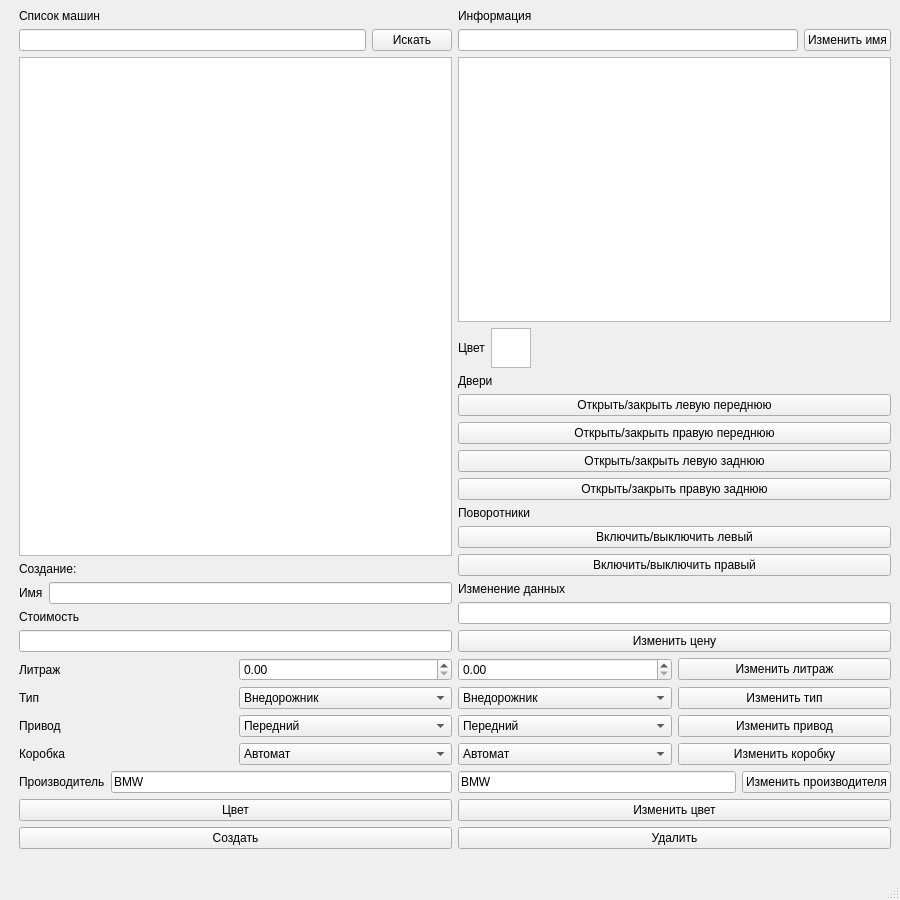
<?xml version="1.0" encoding="UTF-8"?>
<ui version="4.0">
 <class>MainWindow</class>
 <widget class="QMainWindow" name="MainWindow">
  <property name="geometry">
   <rect>
    <x>0</x>
    <y>0</y>
    <width>900</width>
    <height>900</height>
   </rect>
  </property>
  <property name="windowTitle">
   <string>MainWindow</string>
  </property>
  <widget class="QWidget" name="centralwidget">
   <layout class="QVBoxLayout" name="verticalLayout_4">
    <item>
     <layout class="QHBoxLayout" name="horizontalLayout_20">
      <item>
       <spacer name="horizontalSpacer">
        <property name="orientation">
         <enum>Qt::Horizontal</enum>
        </property>
        <property name="sizeType">
         <enum>QSizePolicy::Fixed</enum>
        </property>
        <property name="sizeHint" stdset="0">
         <size>
          <width>10</width>
          <height>20</height>
         </size>
        </property>
       </spacer>
      </item>
      <item>
       <layout class="QVBoxLayout" name="verticalLayout">
        <item>
         <widget class="QLabel" name="label_5">
          <property name="text">
           <string>Список машин</string>
          </property>
         </widget>
        </item>
        <item>
         <layout class="QHBoxLayout" name="horizontalLayout">
          <item>
           <widget class="QLineEdit" name="carsInput"/>
          </item>
          <item>
           <widget class="QPushButton" name="findCar">
            <property name="text">
             <string>Искать</string>
            </property>
           </widget>
          </item>
         </layout>
        </item>
        <item>
         <widget class="QListWidget" name="carsList"/>
        </item>
        <item>
         <widget class="QLabel" name="label_6">
          <property name="text">
           <string>Создание:</string>
          </property>
         </widget>
        </item>
        <item>
         <layout class="QHBoxLayout" name="horizontalLayout_10">
          <item>
           <widget class="QLabel" name="label_9">
            <property name="text">
             <string>Имя</string>
            </property>
           </widget>
          </item>
          <item>
           <widget class="QLineEdit" name="carName"/>
          </item>
         </layout>
        </item>
        <item>
         <widget class="QLabel" name="label_11">
          <property name="text">
           <string>Стоимость</string>
          </property>
         </widget>
        </item>
        <item>
         <widget class="QLineEdit" name="money">
          <property name="text">
           <string/>
          </property>
         </widget>
        </item>
        <item>
         <layout class="QHBoxLayout" name="horizontalLayout_8">
          <item>
           <widget class="QLabel" name="label_7">
            <property name="text">
             <string>Литраж</string>
            </property>
           </widget>
          </item>
          <item>
           <widget class="QDoubleSpinBox" name="vEngine"/>
          </item>
         </layout>
        </item>
        <item>
         <layout class="QHBoxLayout" name="horizontalLayout_9">
          <item>
           <widget class="QLabel" name="label_8">
            <property name="text">
             <string>Тип</string>
            </property>
           </widget>
          </item>
          <item>
           <widget class="QComboBox" name="carType">
            <item>
             <property name="text">
              <string>Внедорожник</string>
             </property>
            </item>
            <item>
             <property name="text">
              <string>Пикап</string>
             </property>
            </item>
            <item>
             <property name="text">
              <string>Хетчбэк</string>
             </property>
            </item>
            <item>
             <property name="text">
              <string>Лимузин</string>
             </property>
            </item>
            <item>
             <property name="text">
              <string>Купэ</string>
             </property>
            </item>
            <item>
             <property name="text">
              <string>Седан</string>
             </property>
            </item>
            <item>
             <property name="text">
              <string>Универсал</string>
             </property>
            </item>
            <item>
             <property name="text">
              <string>Кабриолет</string>
             </property>
            </item>
           </widget>
          </item>
         </layout>
        </item>
        <item>
         <layout class="QHBoxLayout" name="horizontalLayout_11">
          <item>
           <widget class="QLabel" name="label_10">
            <property name="text">
             <string>Привод</string>
            </property>
           </widget>
          </item>
          <item>
           <widget class="QComboBox" name="privod">
            <item>
             <property name="text">
              <string>Передний</string>
             </property>
            </item>
            <item>
             <property name="text">
              <string>Задний</string>
             </property>
            </item>
            <item>
             <property name="text">
              <string>Полный</string>
             </property>
            </item>
           </widget>
          </item>
         </layout>
        </item>
        <item>
         <layout class="QHBoxLayout" name="horizontalLayout_18">
          <item>
           <widget class="QLabel" name="label_15">
            <property name="text">
             <string>Коробка</string>
            </property>
           </widget>
          </item>
          <item>
           <widget class="QComboBox" name="boxType">
            <item>
             <property name="text">
              <string>Автомат</string>
             </property>
            </item>
            <item>
             <property name="text">
              <string>Механика</string>
             </property>
            </item>
           </widget>
          </item>
         </layout>
        </item>
        <item>
         <layout class="QHBoxLayout" name="horizontalLayout_19">
          <item>
           <widget class="QLabel" name="label_16">
            <property name="text">
             <string>Производитель</string>
            </property>
           </widget>
          </item>
          <item>
           <widget class="QLineEdit" name="creator">
            <property name="text">
             <string>BMW</string>
            </property>
           </widget>
          </item>
         </layout>
        </item>
        <item>
         <widget class="QPushButton" name="createColor">
          <property name="text">
           <string>Цвет</string>
          </property>
         </widget>
        </item>
        <item>
         <widget class="QPushButton" name="create_b">
          <property name="text">
           <string>Создать</string>
          </property>
         </widget>
        </item>
       </layout>
      </item>
      <item>
       <layout class="QVBoxLayout" name="verticalLayout_2">
        <item>
         <widget class="QLabel" name="label">
          <property name="text">
           <string>Информация</string>
          </property>
         </widget>
        </item>
        <item>
         <layout class="QHBoxLayout" name="horizontalLayout_5">
          <item>
           <widget class="QLineEdit" name="editName"/>
          </item>
          <item>
           <widget class="QPushButton" name="editNameB">
            <property name="text">
             <string>Изменить имя</string>
            </property>
           </widget>
          </item>
         </layout>
        </item>
        <item>
         <widget class="QTextBrowser" name="infoBrowser"/>
        </item>
        <item>
         <layout class="QHBoxLayout" name="horizontalLayout_22">
          <item>
           <widget class="QLabel" name="label_17">
            <property name="text">
             <string>Цвет</string>
            </property>
           </widget>
          </item>
          <item>
           <widget class="QTextBrowser" name="colorBrowser">
            <property name="sizePolicy">
             <sizepolicy hsizetype="Maximum" vsizetype="Maximum">
              <horstretch>0</horstretch>
              <verstretch>0</verstretch>
             </sizepolicy>
            </property>
            <property name="maximumSize">
             <size>
              <width>40</width>
              <height>40</height>
             </size>
            </property>
           </widget>
          </item>
          <item>
           <spacer name="horizontalSpacer_3">
            <property name="orientation">
             <enum>Qt::Horizontal</enum>
            </property>
            <property name="sizeHint" stdset="0">
             <size>
              <width>40</width>
              <height>20</height>
             </size>
            </property>
           </spacer>
          </item>
         </layout>
        </item>
        <item>
         <widget class="QLabel" name="label_2">
          <property name="text">
           <string>Двери</string>
          </property>
         </widget>
        </item>
        <item>
         <widget class="QPushButton" name="moveLeftFront">
          <property name="text">
           <string>Открыть/закрыть левую переднюю</string>
          </property>
         </widget>
        </item>
        <item>
         <widget class="QPushButton" name="moveRightFront">
          <property name="text">
           <string>Открыть/закрыть правую переднюю</string>
          </property>
         </widget>
        </item>
        <item>
         <widget class="QPushButton" name="moveLeftBack">
          <property name="text">
           <string>Открыть/закрыть левую заднюю</string>
          </property>
         </widget>
        </item>
        <item>
         <widget class="QPushButton" name="moveRightBack">
          <property name="text">
           <string>Открыть/закрыть правую заднюю</string>
          </property>
         </widget>
        </item>
        <item>
         <widget class="QLabel" name="label_3">
          <property name="text">
           <string>Поворотники</string>
          </property>
         </widget>
        </item>
        <item>
         <widget class="QPushButton" name="turnLeft">
          <property name="text">
           <string>Включить/выключить левый</string>
          </property>
         </widget>
        </item>
        <item>
         <widget class="QPushButton" name="turnRight">
          <property name="text">
           <string>Включить/выключить правый</string>
          </property>
         </widget>
        </item>
        <item>
         <widget class="QLabel" name="label_4">
          <property name="text">
           <string>Изменение данных</string>
          </property>
         </widget>
        </item>
        <item>
         <widget class="QLineEdit" name="moneyEdit"/>
        </item>
        <item>
         <widget class="QPushButton" name="moneyEditB">
          <property name="text">
           <string>Изменить цену</string>
          </property>
         </widget>
        </item>
        <item>
         <layout class="QHBoxLayout" name="horizontalLayout_2">
          <item>
           <widget class="QDoubleSpinBox" name="vEngineEdit"/>
          </item>
          <item>
           <widget class="QPushButton" name="vEngineEditB">
            <property name="text">
             <string>Изменить литраж</string>
            </property>
           </widget>
          </item>
         </layout>
        </item>
        <item>
         <layout class="QHBoxLayout" name="horizontalLayout_3">
          <item>
           <widget class="QComboBox" name="carTypeEdit">
            <item>
             <property name="text">
              <string>Внедорожник</string>
             </property>
            </item>
            <item>
             <property name="text">
              <string>Пикап</string>
             </property>
            </item>
            <item>
             <property name="text">
              <string>Хетчбэк</string>
             </property>
            </item>
            <item>
             <property name="text">
              <string>Лимузин</string>
             </property>
            </item>
            <item>
             <property name="text">
              <string>Купэ</string>
             </property>
            </item>
            <item>
             <property name="text">
              <string>Седан</string>
             </property>
            </item>
            <item>
             <property name="text">
              <string>Универсал</string>
             </property>
            </item>
            <item>
             <property name="text">
              <string>Кабриолет</string>
             </property>
            </item>
           </widget>
          </item>
          <item>
           <widget class="QPushButton" name="carTypeEditB">
            <property name="text">
             <string>Изменить тип</string>
            </property>
           </widget>
          </item>
         </layout>
        </item>
        <item>
         <layout class="QHBoxLayout" name="horizontalLayout_6">
          <item>
           <widget class="QComboBox" name="privodEdit">
            <item>
             <property name="text">
              <string>Передний</string>
             </property>
            </item>
            <item>
             <property name="text">
              <string>Задний</string>
             </property>
            </item>
            <item>
             <property name="text">
              <string>Полный</string>
             </property>
            </item>
           </widget>
          </item>
          <item>
           <widget class="QPushButton" name="privodEditB">
            <property name="text">
             <string>Изменить привод</string>
            </property>
           </widget>
          </item>
         </layout>
        </item>
        <item>
         <layout class="QHBoxLayout" name="horizontalLayout_7">
          <item>
           <widget class="QComboBox" name="boxTypeEdit">
            <item>
             <property name="text">
              <string>Автомат</string>
             </property>
            </item>
            <item>
             <property name="text">
              <string>Механика</string>
             </property>
            </item>
           </widget>
          </item>
          <item>
           <widget class="QPushButton" name="boxTypeEditB">
            <property name="text">
             <string>Изменить коробку</string>
            </property>
           </widget>
          </item>
         </layout>
        </item>
        <item>
         <layout class="QHBoxLayout" name="horizontalLayout_4">
          <item>
           <widget class="QLineEdit" name="creatorEdit">
            <property name="text">
             <string>BMW</string>
            </property>
           </widget>
          </item>
          <item>
           <widget class="QPushButton" name="creatorEditB">
            <property name="text">
             <string>Изменить производителя</string>
            </property>
           </widget>
          </item>
         </layout>
        </item>
        <item>
         <widget class="QPushButton" name="colorEdit">
          <property name="text">
           <string>Изменить цвет</string>
          </property>
         </widget>
        </item>
        <item>
         <widget class="QPushButton" name="deleteB">
          <property name="text">
           <string>Удалить</string>
          </property>
         </widget>
        </item>
       </layout>
      </item>
     </layout>
    </item>
    <item>
     <spacer name="horizontalSpacer_2">
      <property name="orientation">
       <enum>Qt::Horizontal</enum>
      </property>
      <property name="sizeType">
       <enum>QSizePolicy::Fixed</enum>
      </property>
      <property name="sizeHint" stdset="0">
       <size>
        <width>10</width>
        <height>20</height>
       </size>
      </property>
     </spacer>
    </item>
   </layout>
  </widget>
  <widget class="QMenuBar" name="menubar">
   <property name="geometry">
    <rect>
     <x>0</x>
     <y>0</y>
     <width>900</width>
     <height>26</height>
    </rect>
   </property>
  </widget>
  <widget class="QStatusBar" name="statusbar"/>
 </widget>
 <resources/>
 <connections/>
</ui>
